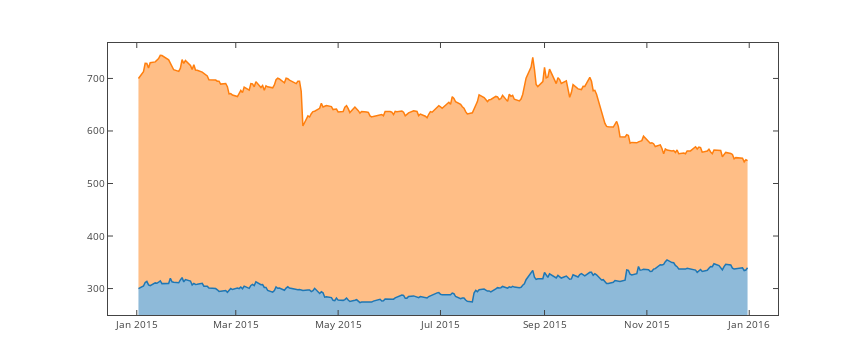

Notebook source saved alongside this figure:
### Markdown cell above
### d) Plot the value of your holdings over time in 1 plot as stacked area chart.

### Code cell
fig, ax = plt.subplots(figsize=(12,5))
ax.plot(ibm.Holding, label='ibm')
ax.plot(ge.Holding, label='ge')

update = {'data':[{'fill': 'tonexty'}]}

plotly_fig = tls.mpl_to_plotly( fig )
plotly_fig.update(update)
iplot(plotly_fig);

### Figure 1 — Plotly figure (JSON) as saved in the notebook; plotly's stock layout.template omitted (floating-point values rounded to 4 significant figures; data arrays with more than 128 entries replaced by an {"elided": "..."} marker saying what was removed)
{"data": [{"fill": "tonexty", "line": {"color": "rgba (31, 119, 180, 1)", "dash": "solid", "width": 1.5}, "mode": "lines", "name": "ibm", "type": "scatter", "uid": "36fe75b8-5056-48f8-8596-32e66a69da59", "x": {"elided": "252 str values"}, "xaxis": "x", "y": {"elided": "252 float values"}, "yaxis": "y"}, {"fill": "tonexty", "line": {"color": "rgba (255, 127, 14, 1)", "dash": "solid", "width": 1.5}, "mode": "lines", "name": "ge", "type": "scatter", "uid": "a8aaa20e-5164-4011-bb7e-98cb88d50ec7", "x": {"elided": "252 str values"}, "xaxis": "x", "y": {"elided": "252 float values"}, "yaxis": "y"}], "layout": {"autosize": false, "height": 360, "hovermode": "closest", "margin": {"b": 45, "l": 108, "pad": 0, "r": 86, "t": 43}, "showlegend": false, "width": 864, "xaxis": {"anchor": "y", "domain": [0, 1], "mirror": "ticks", "nticks": 7, "range": ["2014-12-14 20:24:00", "2016-01-18 03:36:00"], "showgrid": false, "showline": true, "side": "bottom", "tickfont": {"size": 10}, "ticks": "inside", "type": "date", "zeroline": false}, "yaxis": {"anchor": "x", "domain": [0, 1], "mirror": "ticks", "nticks": 7, "range": [249.7, 767.5], "showgrid": false, "showline": true, "side": "left", "tickfont": {"size": 10}, "ticks": "inside", "type": "linear", "zeroline": false}}}
